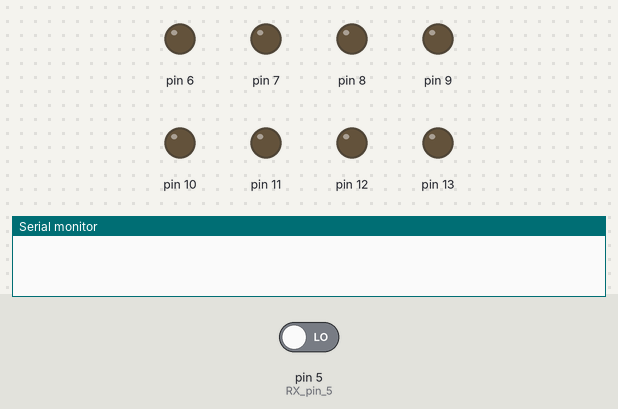
This sketch was run on a simulated Arduino Uno, built with avr-gcc and run on an emulated ATmega328P. Shown: output pins drawn as LEDs (lit = HIGH), the last lines printed to the serial monitor. The test bench sets the inputs (shaded band); at power-on: pin 5 (RX_pin_5) LOW. Pins used as bus, display or sensor lines are not drawn.

Above: at 1.2 s.
1.3 s: pin 5 (RX_pin_5) driven HIGH
At 1.7 s:
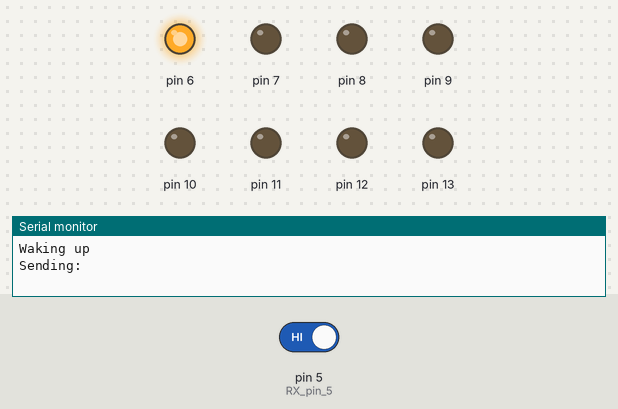
4.3 s: pin 5 (RX_pin_5) driven HIGH
Timing chart, 0 to 7.3 s (numbered marks = the images above; inputs shaded):
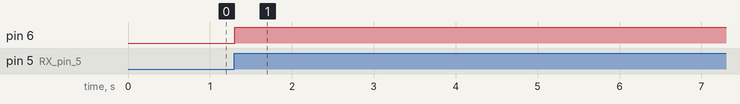

Measured:
- after the input at 1.3 s, pin 6: LOW → HIGH at once
- after the input at 4.3 s, every drawn part: stays the same

The sketch:

FPGA-ArduinoV2.ino
```cpp
int data[7];

void WaitForNextStep()
{
  Serial.println("Waitting for signal:");
  while (digitalRead(5) == 1)
  {
  }
}

String readData(int bitHolder[])
{
  while (digitalRead(5) == 0)
  {

  }

  Serial.println("Read:");
  String RecivedMsg = "";
  pinMode(13, INPUT);
  pinMode(12, INPUT);
  pinMode(11, INPUT);
  pinMode(10, INPUT);
  pinMode(9, INPUT);
  pinMode(8, INPUT);
  pinMode(7, INPUT);
  pinMode(6, INPUT);
  bitHolder[0] = digitalRead(13);
  bitHolder[1] = digitalRead(12);
  bitHolder[2] = digitalRead(11);
  bitHolder[3] = digitalRead(10);
  bitHolder[4] = digitalRead(9);
  bitHolder[5] = digitalRead(8);
  bitHolder[6] = digitalRead(7);
  bitHolder[7] = digitalRead(6);

  for (int i = 7; i >= 0; i--)
  {
    RecivedMsg += String(bitHolder[i]);
  }

  return RecivedMsg;
}

void sendData(int x, int y, int z, int j, int i, int k, int m, int n)
{
  Serial.println("Sending:");
  while (digitalRead(5) == 1)
  {
    pinMode(13, OUTPUT);
    pinMode(12, OUTPUT);
    pinMode(11, OUTPUT);
    pinMode(10, OUTPUT);
    pinMode(9, OUTPUT);
    pinMode(8, OUTPUT);
    pinMode(7, OUTPUT);
    pinMode(6, OUTPUT);
    digitalWrite(6, x);
    digitalWrite(7, y);
    digitalWrite(8, z);
    digitalWrite(9, j);
    digitalWrite(10, i);
    digitalWrite(11, k);
    digitalWrite(12, m);
    digitalWrite(13, n);
    digitalWrite(4, HIGH);
  }
}

int arr[8];
int trig = 1;
void setup()
{
  // put your setup code here, to run once:
  Serial.begin(115200);
  pinMode(13, INPUT);
  pinMode(12, INPUT);
  pinMode(11, INPUT);
  pinMode(10, INPUT);
  pinMode(9, INPUT);
  pinMode(8, INPUT);
  pinMode(7, INPUT);
  pinMode(6, INPUT);
  pinMode(4, OUTPUT); //TX pin 4
  pinMode(5, INPUT);  // RX pin 5
  digitalWrite(4, LOW);
}

void loop()
{

  //Serial.println(digitalRead(5));
  // put your main code here, to run repeatedly:

  // wait for trigger form FPGA


  if (digitalRead(5) == 1)
  {
    Serial.println("Waking up");
    sendData(1, 0, 0, 0, 0, 0, 0, 0); //pusher beskeden indtil FPGA trækker RX lav.
    Serial.println("Data Send");
    digitalWrite(4, LOW);
    //WaitForNextStep();
    Serial.println(readData(data));

    //pinMode(6, INPUT);
    //pinMode(13, INPUT);
    //Serial.println(digitalRead(6));
    //Serial.println(digitalRead(13));


    /*
    if (readData(data) == "00000001")
    {
      Serial.println("Hej");
    }
    */

  }
}

/*
if (digitalRead(5) == 0b00000010)
{


  sendData(1, 1, 1, 1, 1, 1, 1, 1);
  sendData(0, 0, 0, 0, 0, 0, 0, 1);
}

if (digitalRead(5) == 0b00000001)
{
  pinMode(13, INPUT);
  pinMode(12, INPUT);
  pinMode(11, INPUT);
  pinMode(10, INPUT);
  pinMode(9, INPUT);
  pinMode(8, INPUT);
  pinMode(7, INPUT);
  pinMode(6, INPUT);
  if (digitalRead(5) == LOW && trig == 1)
  {
    Serial.println("RX er høj");
    digitalWrite(4, LOW);
    trig = 0;
  }

  if (digitalRead(5) == HIGH && trig == 0)
  {
    digitalWrite(4, HIGH);
    Serial.println("TX er LAV");
    for (int i = 6; i <= 13; i++)
    {
      arr[i - 6] = digitalRead(i);
    }
    for (int i = 6; i <= 13; i++)
    {
      Serial.print(arr[i - 6]);
    }
    Serial.println("");
    delay(50);
    trig = 1;
  }
}

if (digitalRead(4) == 0b00000011)
{
  return;
}
}
*/
```
